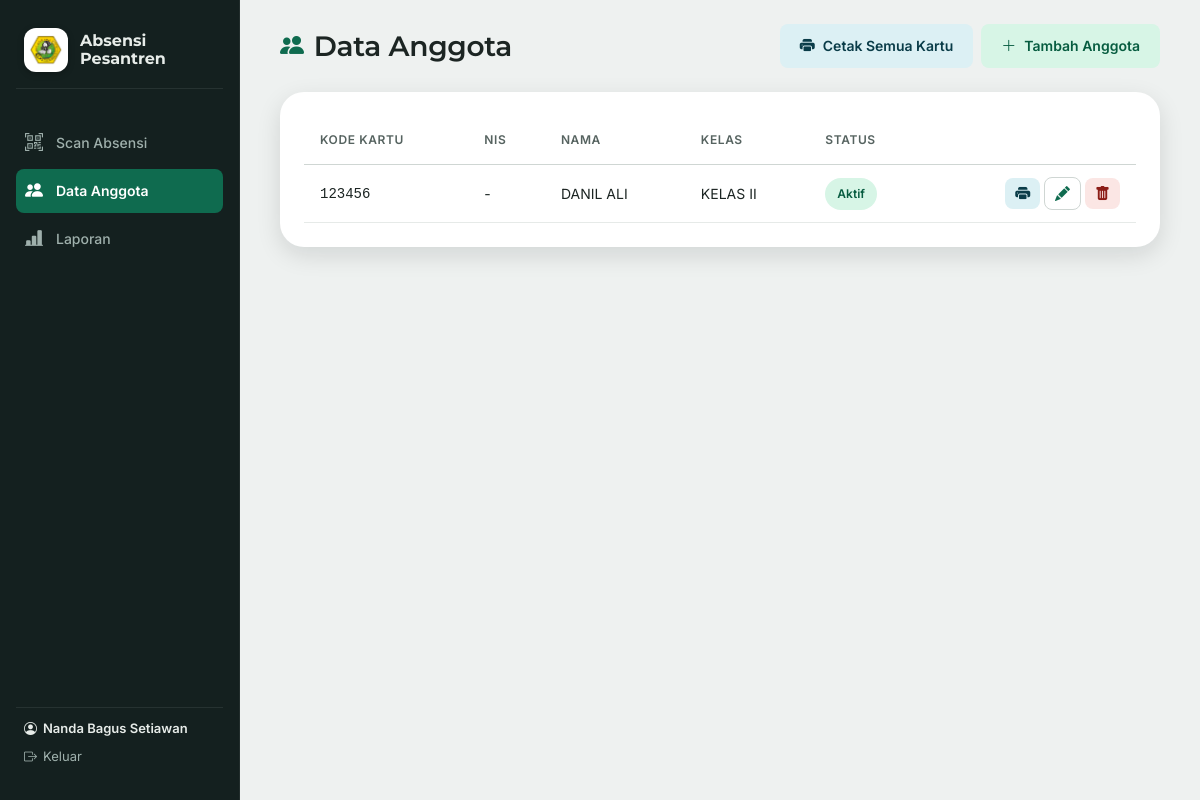
/anggota (signed in), run on an earlier commit of the app's database.
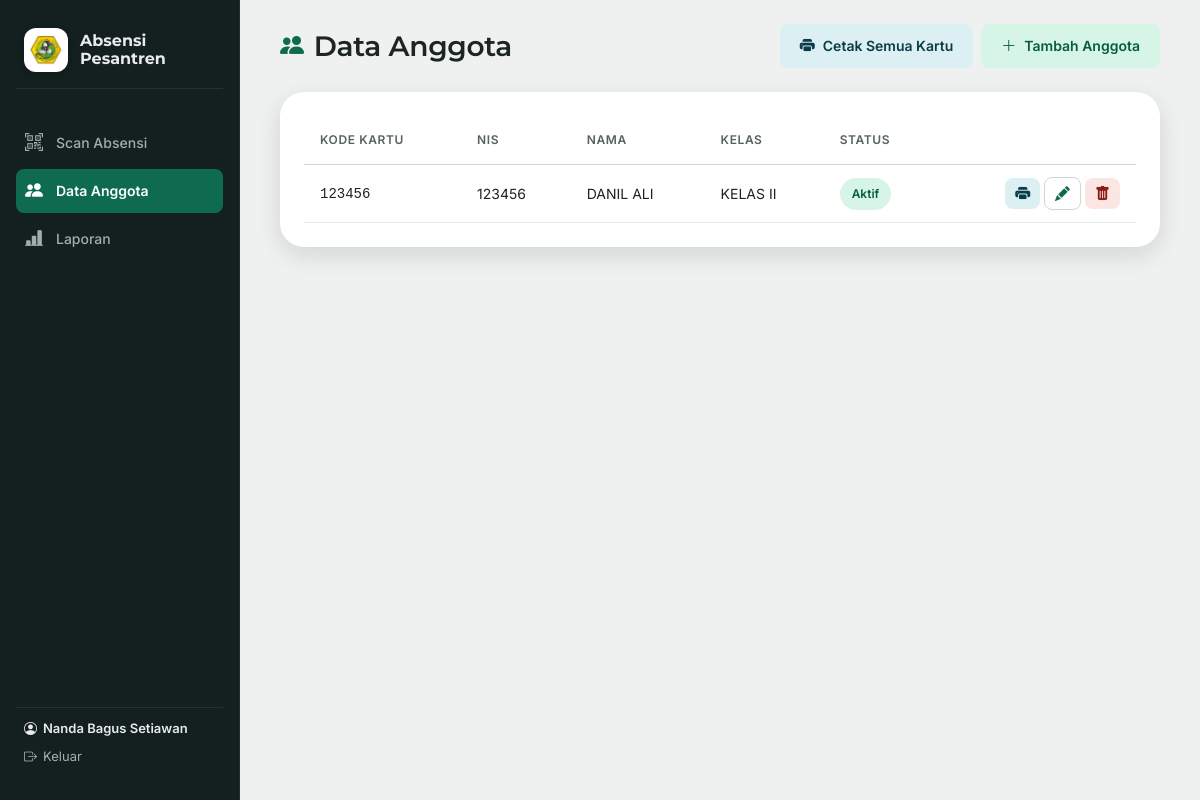
And on a later commit of the database.
### tables this page shows
CREATE TABLE anggota (
            id INTEGER PRIMARY KEY AUTOINCREMENT,
            kode_kartu TEXT UNIQUE NOT NULL,   -- kode dari hasil scan barcode/QR
            nama TEXT NOT NULL,
            kelompok TEXT,                      -- kelas/asrama/divisi
            status TEXT NOT NULL DEFAULT 'aktif',  -- aktif / nonaktif
            dibuat_pada TEXT NOT NULL
        , nis TEXT, alamat TEXT);

### app.py (the view)
@app.route("/anggota")
@login_required
def daftar_anggota():
    return render_template("anggota.html", daftar=db.get_all_anggota())

### app.py (called while the page is built)
def login_required(view):
    @wraps(view)
    def wrapped(*args, **kwargs):
        if "user_id" not in session:
            return redirect(url_for("login"))
        return view(*args, **kwargs)
    return wrapped

@app.before_request
def pastikan_ada_admin():
    if request.endpoint in ("setup_admin", "static"):
        return
    if db.count_pengguna() == 0:
        return redirect(url_for("setup_admin"))

### database.py (called while the page is built)
def get_connection():
    conn = sqlite3.connect(DB_PATH)
    conn.row_factory = sqlite3.Row
    conn.execute("PRAGMA foreign_keys = ON")
    return conn

def count_pengguna():
    conn = get_connection()
    total = conn.execute("SELECT COUNT(*) AS c FROM pengguna").fetchone()["c"]
    conn.close()
    return total

def get_all_anggota():
    conn = get_connection()
    rows = conn.execute("SELECT * FROM anggota ORDER BY nama ASC").fetchall()
    conn.close()
    return rows

### templates/anggota.html (shortened to what this page needs)
{% extends "base.html" %}
{% block content %}
<div class="topbar">
  <h2><i class="bi bi-people-fill"></i> Data Anggota</h2>
  <div style="display:flex; gap:8px;">
    <a href="{{ url_for('cetak_semua_kartu') }}" class="btn btn-secondary" target="_blank">
      <i class="bi bi-printer-fill"></i> Cetak Semua Kartu
    </a>
    <a href="{{ url_for('tambah_anggota') }}" class="btn btn-primary">
      <i class="bi bi-plus-lg"></i> Tambah Anggota
    </a>
  </div>
</div>
<div class="card">
  <table>
    <thead>
      <tr>
        <th>Kode Kartu</th>
        <th>NIS</th>
        <th>Nama</th>
        <th>Kelas</th>
        <th>Status</th>
        <th></th>
      </tr>
    </thead>
    <tbody>
      {% for a in daftar %}
      <tr>
        <td><code>{{ a.kode_kartu }}</code></td>
        <td>{{ a.nis or '-' }}</td>
        <td>{{ a.nama }}</td>
        <td>{{ a.kelompok or '-' }}</td>
        <td>
          <span class="chip {{ 'chip-masuk' if a.status == 'aktif' else 'chip-pulang' }}">
            {{ a.status|capitalize }}
          </span>
        </td>
        <td style="text-align:right; white-space:nowrap;">
          <a href="{{ url_for('kartu_anggota', anggota_id=a.id) }}" class="btn btn-secondary btn-icon" target="_blank" title="Cetak Kartu">
            <i class="bi bi-printer-fill"></i>
          </a>
          <a href="{{ url_for('ubah_anggota', anggota_id=a.id) }}" class="btn btn-outline btn-icon" title="Ubah">
            <i class="bi bi-pencil-fill"></i>
          </a>
          {% if session.get('peran') == 'admin' %}
          <form method="POST" action="{{ url_for('hapus_anggota', anggota_id=a.id) }}" style="display:inline;"
                onsubmit="return confirm('Yakin hapus data {{ a.nama }}?');">
            <button type="submit" class="btn btn-danger btn-icon" title="Hapus">
              <i class="bi bi-trash-fill"></i>
            </button>
          </form>
          {% endif %}
        </td>
      </tr>
      {% else %}
      <tr><td colspan="6" style="color: var(--on-surface-variant);">Belum ada data anggota.</td></tr>
      {% endfor %}
    </tbody>
  </table>
</div>
{% endblock %}

What changed in the data, as far as the page shows it:
changed anggota "DANIL ALI": nis "-" → "123456"
